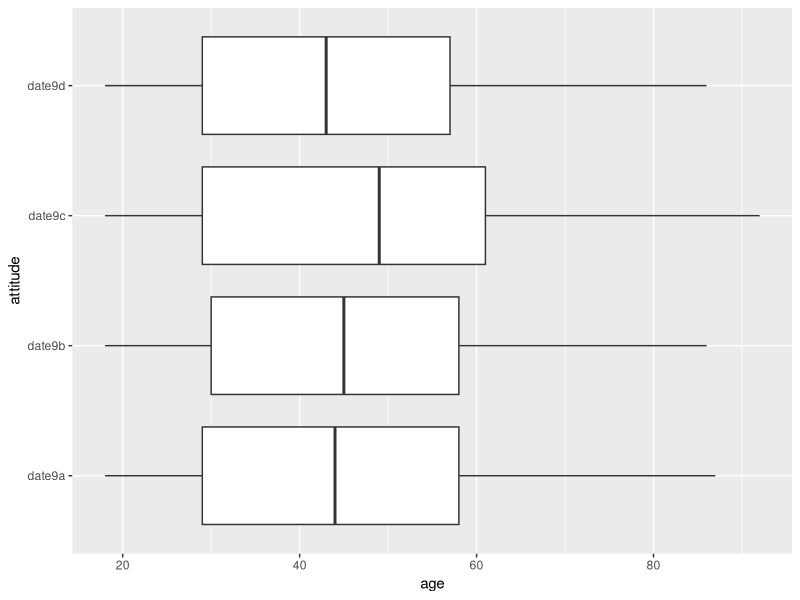
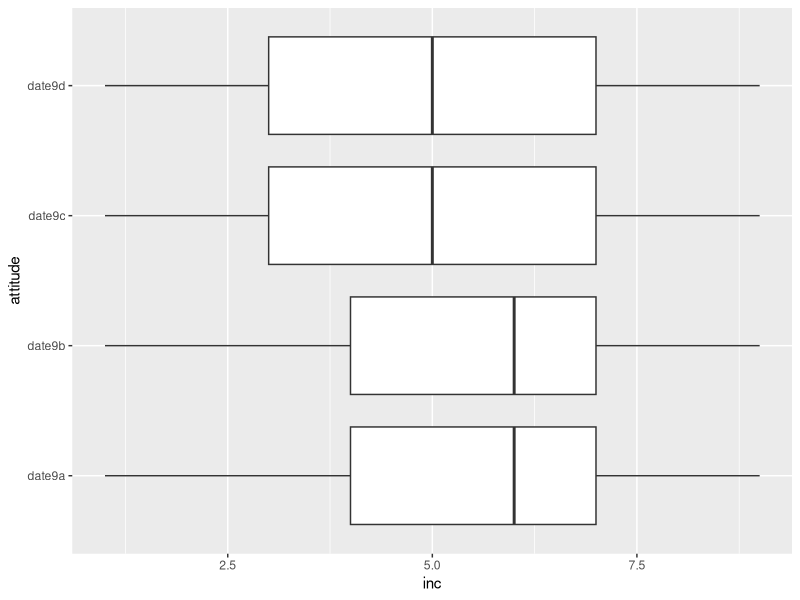
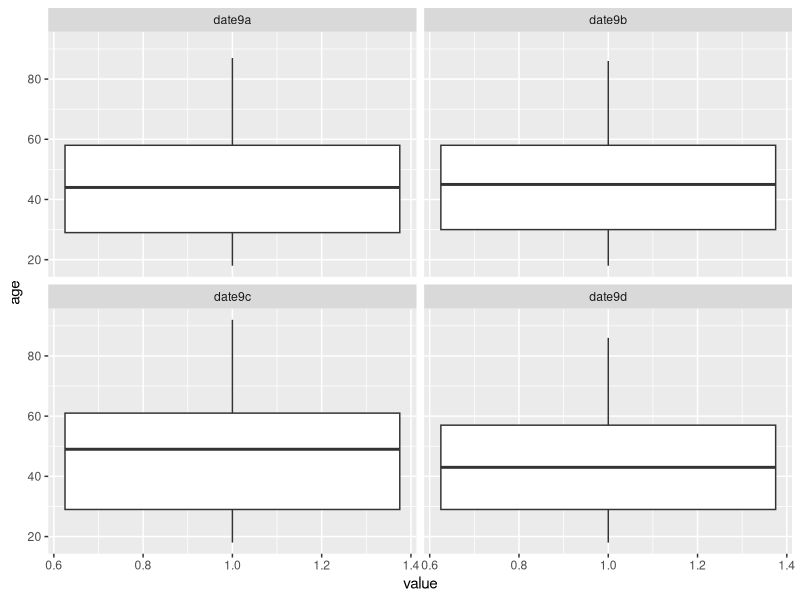
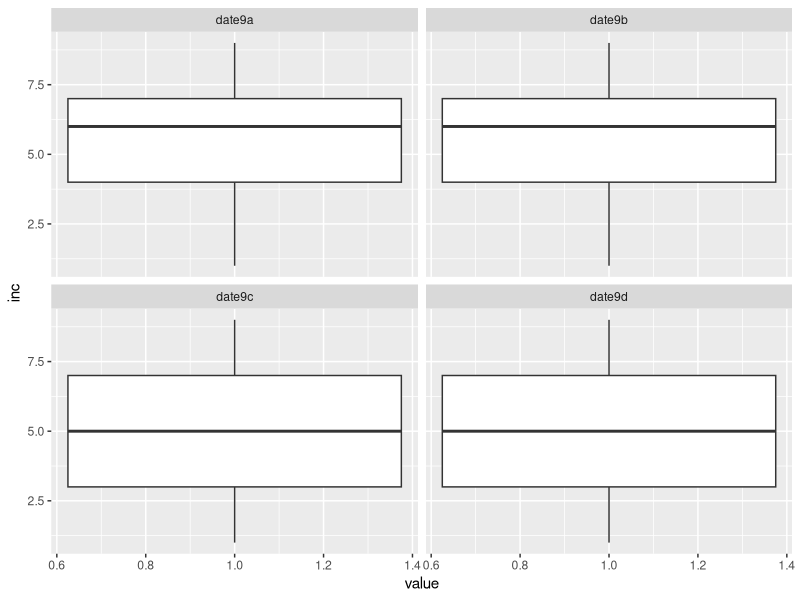
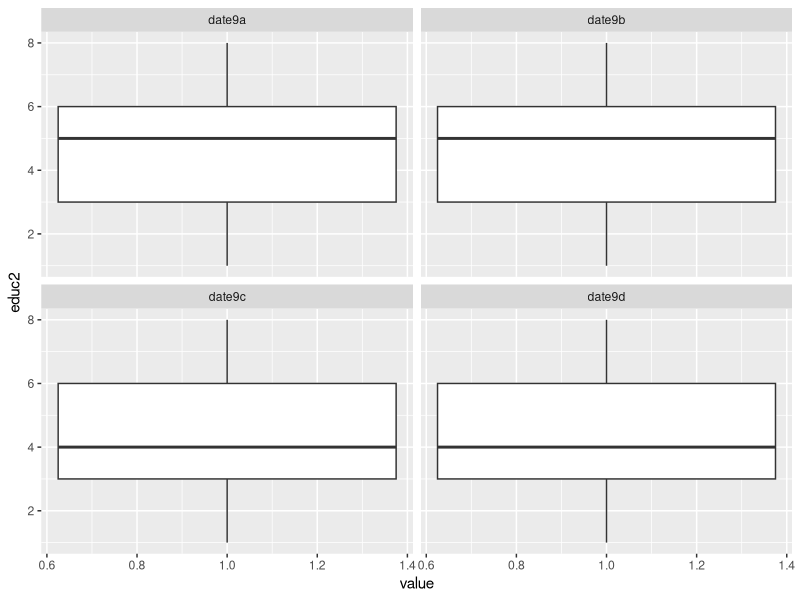
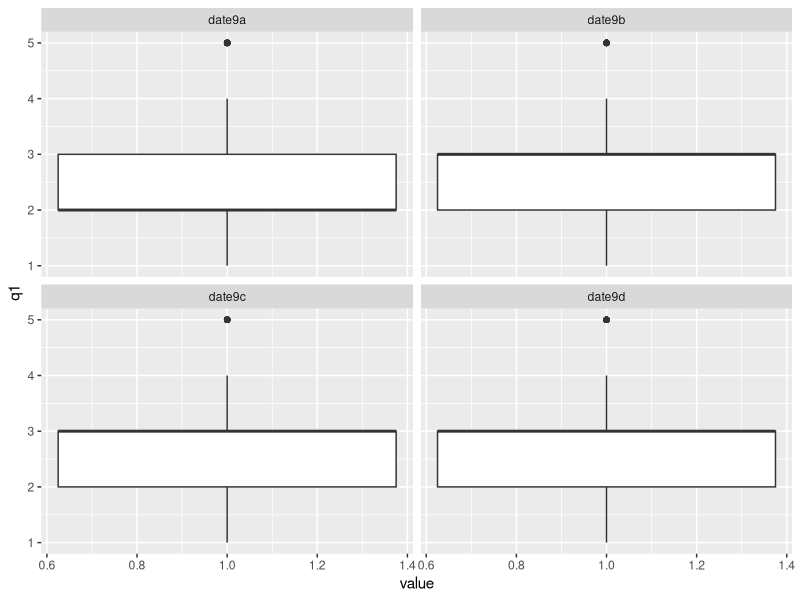
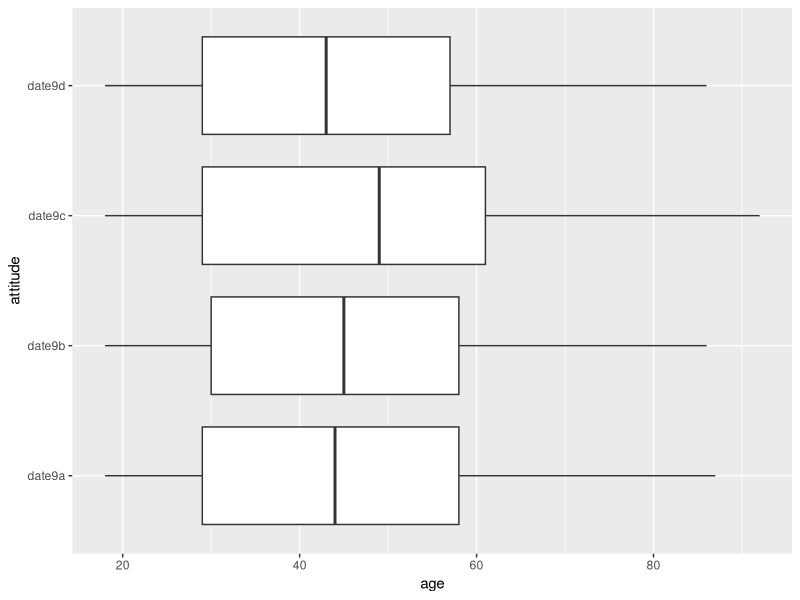
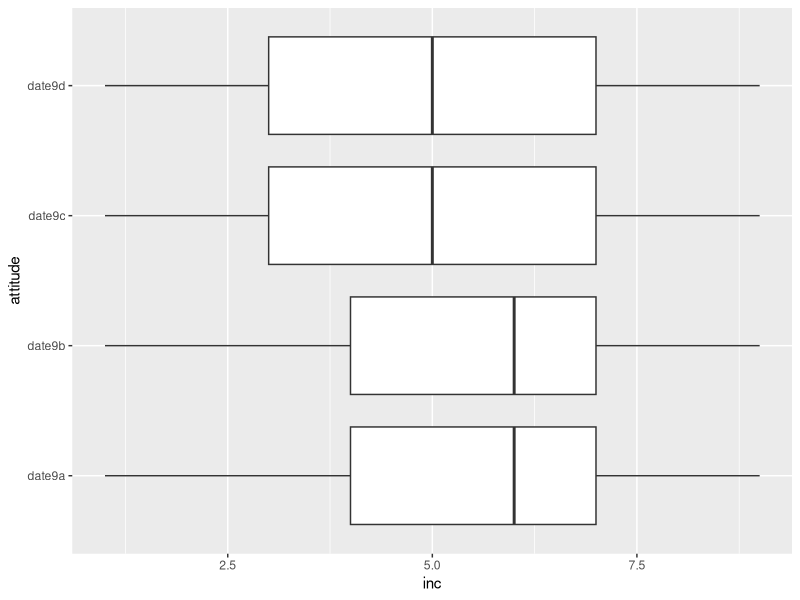

Here is the R script that generated these plots, in order:
require ("ggplot2")
require ("plyr")
require ("dplyr")
require ("tidyr")

dating <- read.csv("dating.csv")
dating <- select (dating,psraid:q1,act21:q10a,smart1:q11f,mar:educ2,race:lgbt)
dating <- filter (dating,date9a<3,date9b<3,date9c<3,date9d<3,lgbt<4,inc<10,race<7,educ2<9,age<97,q1<6,mar<7,intdatea<3,intdateb<3)
dating <- gather (dating,attitude,value,-(psraid:date3b),-(rel5:lgbt))
dating <- filter (dating, value == 1)
#dating$value[dating$value %in% 2] <- 0
#dating$value <- as.logical(dating$value)
View(dating) 

chart_combo <- ggplot(dating) +
  geom_boxplot(aes(x=attitude, y=age)) +
  coord_flip() 
print(chart_combo)
ggsave("combo_age.pdf")

chart_combo_income <- ggplot(dating) +
  geom_boxplot(aes(x=attitude, y=inc)) +
  coord_flip() 
print(chart_combo_income)
ggsave("combo_income.pdf")

chart_age <- ggplot (dating) + 
  geom_boxplot(aes(x=value,y=age)) + 
  facet_wrap(~attitude,ncol=2) 
print(chart_age)

chart_inc <- ggplot(dating) +
  geom_boxplot(aes(x=value,y=inc)) + 
  facet_wrap(~attitude,ncol=2)
print(chart_inc)

chart_educ2 <- ggplot(dating) +
  geom_boxplot(aes(x=value,y=educ2)) + 
  facet_wrap(~attitude,ncol=2)
print(chart_educ2)

chart_q1 <- ggplot(dating) +
geom_boxplot(aes(x=value,y=q1)) + 
facet_wrap(~attitude,ncol=2)
print(chart_q1)

#chart_mar <- ggplot(dating) +
#geom_boxplot(aes(x=value,y=mar)) + 
#facet_wrap(~attitude,ncol=2)
#print(chart_mar)



